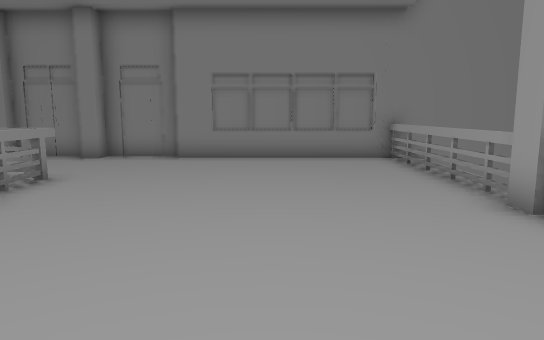
View 1 (above)

16 first-person views from a walk through a scene from a Unity 3-D project. The camera is 1.5 m above the floor, tilts 8° down and sees 70° across. The floor is counted in squares, 1.2 m on a side. Each view is taken from the middle of a square. On the plan, view 1 faces up. The plan holds only what a view shows up to about 15 squares ahead; the rest is blank. The place goes on beyond the plan. The player is left out. Some surface patterns are stand-ins.

View 2
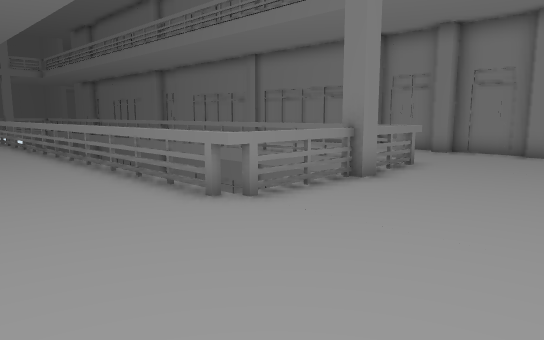

View 3
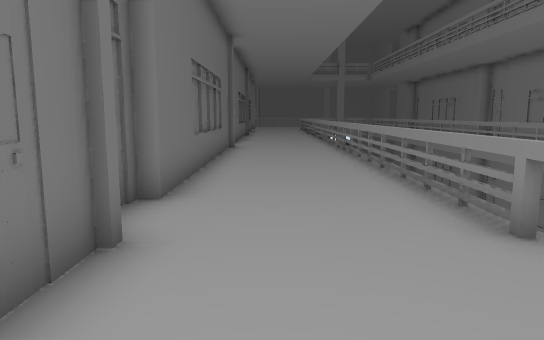

View 4
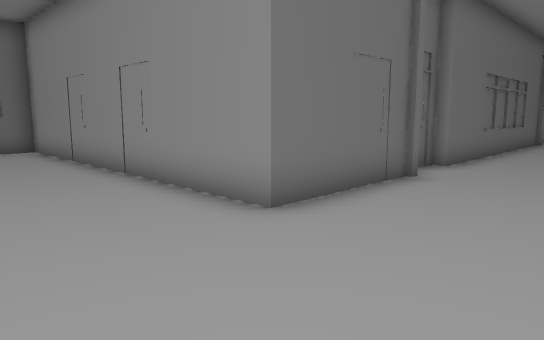

View 5
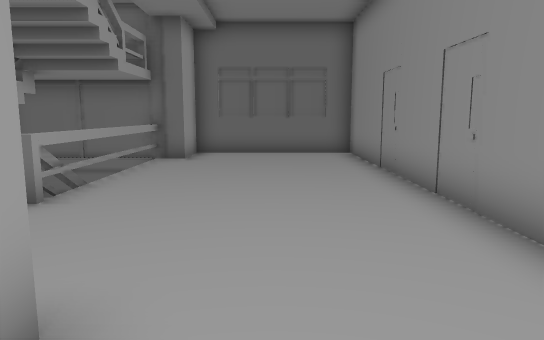

View 6
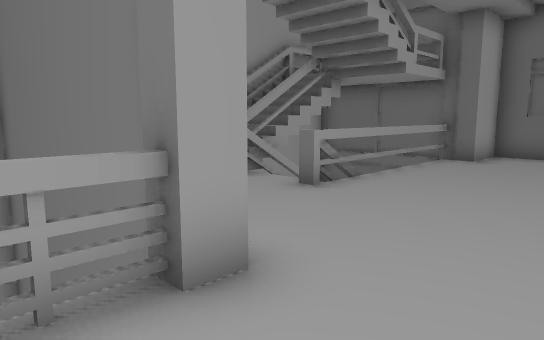

View 7
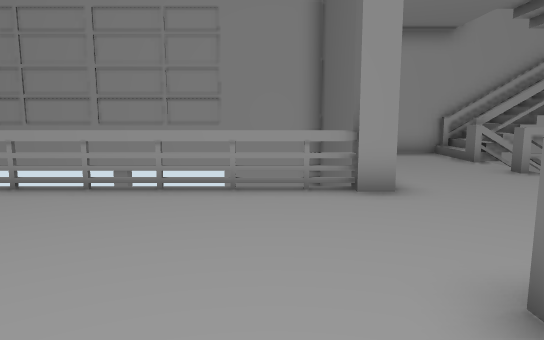

View 8
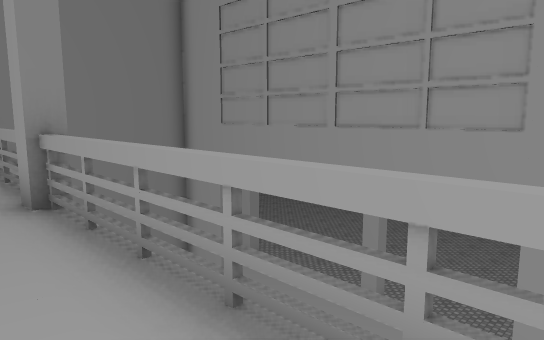

View 9
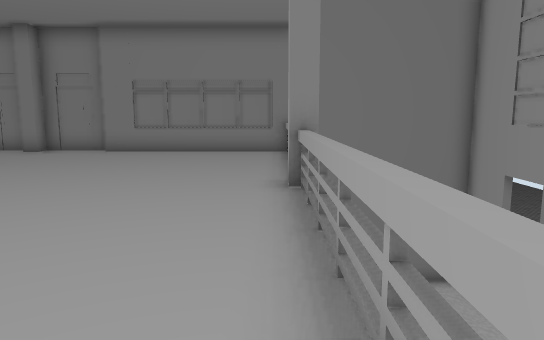

View 10
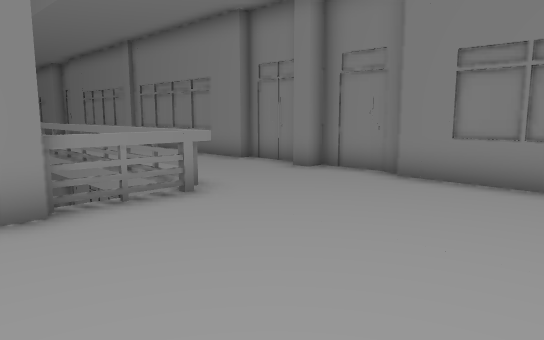

View 11
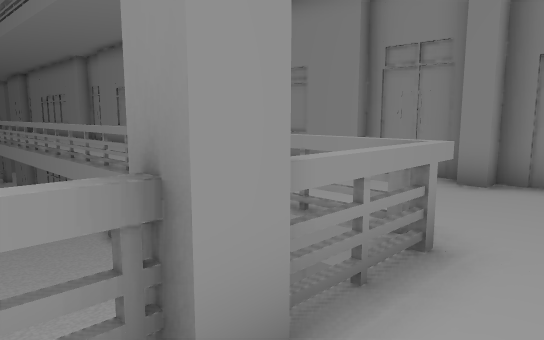

View 12
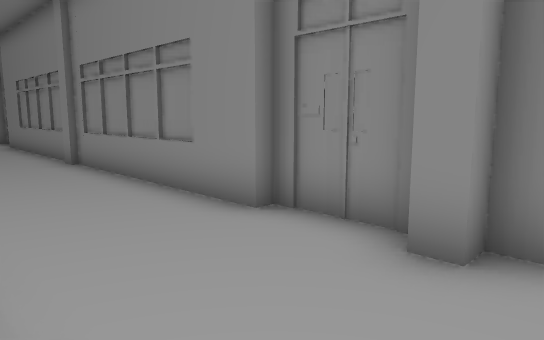

View 13
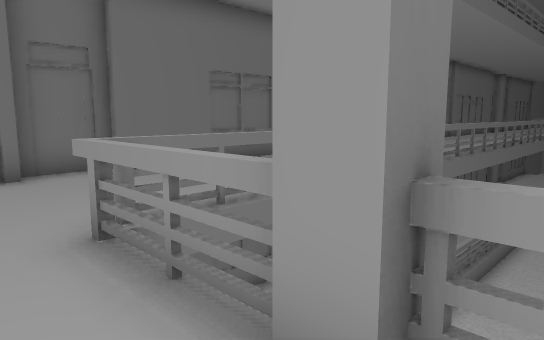

View 14
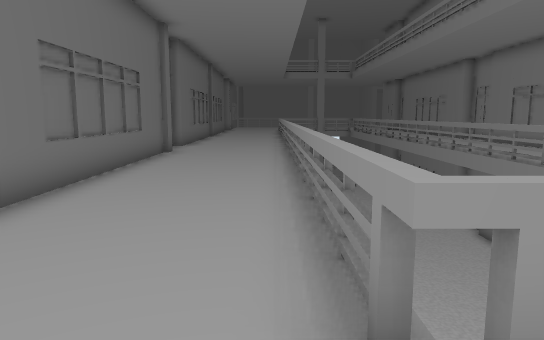

View 15
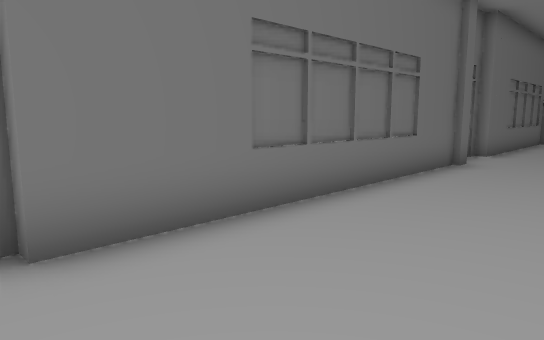

View 16
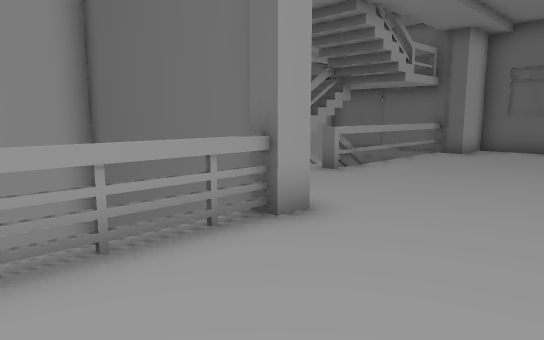

### Floor plan
Key: @ floor where view 1 was taken; # wall or solid block; . floor; / step, stairs or slope; = window, fence, low wall or low ledge; ^ raised ledge; v drop or lower ground.
Columns run from 18 left of view 1 to 10 right of it. Each row starts with its distance up from view 1.
 12 ########################    #
 11 ......................=vvvvv#
 10 ......................=    v#
  9 ......................=    v#
  8 =============#........=    v#
  7 vvvvvv       v........=     #
  6 vvvvvv       v........=     #
  5     vv       v#.......#     #
  4 v  vv        v........=     #
  3 v  vv        v........=     #
  2 =============#........=     #
  1 ......................=     #
  0 ..................@...=     #
 -1 ......................=     #
 -2 ......................=     #
 -3 ##################....#######
 -4                  #........  #
 -5                  #..........#
 -6                  #..........#
 -7                  #......^/=/#
 -8                  #......//#/#
 -9                  #......  #/#
-10                  #......  #/#
-11                  #......    #
-12                  #......#   #
-13                  #.....##
-14                  #######

Positions as (right, up) in squares from view 1, and headings:
1: (0, 0), facing up
2: (0, -2), facing up-left
3: (-1, -1), facing left
4: (3, 1), facing down-left
5: (2, -1), facing down
6: (1, -1), facing down-right
7: (-3, -1), facing right
8: (2, -1), facing up-right
9: (3, -2), facing up
10: (1, 4), facing up-left
11: (-3, 4), facing up-left
12: (-4, 8), facing up-left
13: (-3, 6), facing down-left
14: (-3, 1), facing left
15: (-6, 1), facing down-left
16: (0, 1), facing down-right
